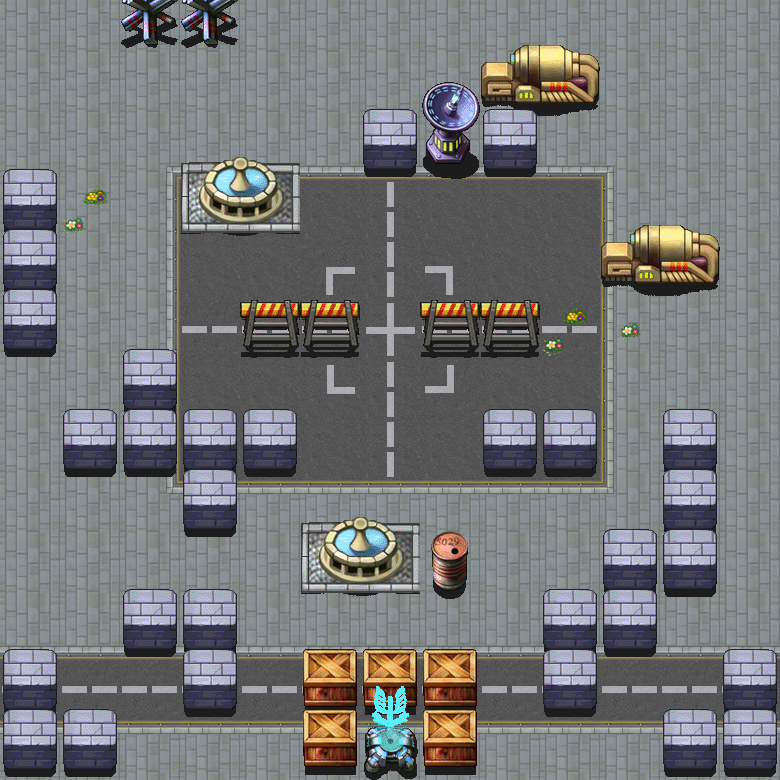

Below is a game level as drawn by its tile map, then a one-line description and the .tmx that defines it (tile-layer data replaced by summaries):
An orthogonal 13x13 tile map with 60x60 px tiles, 19 tile layers (floor, river, riverfake, bridge, ...), 4 tilesets and 4 objects (plyartPoint, enemyPoint1, enemyPoint2, enemyPoint3).

<map version="1.0" orientation="orthogonal" width="13" height="13" tilewidth="60" tileheight="60">
 <properties>
  <property name="3" value="15" />
  <property name="6" value="15" />
  <property name="9" value="8" />
 </properties>
 <tileset firstgid="1" name="floor_city" tilewidth="60" tileheight="60">
  <image source="floor_city.png" width="240" height="600" />
 </tileset>
 <tileset firstgid="41" name="block" tilewidth="60" tileheight="120">
  <image source="block.png" width="600" height="600" />
 </tileset>
 <tileset firstgid="91" name="bridge" tilewidth="60" tileheight="60">
  <image source="bridge.png" width="360" height="60" />
 </tileset>
 <tileset firstgid="97" name="garbage" tilewidth="60" tileheight="60">
  <image source="garbage.png" width="540" height="60" />
 </tileset>
 <layer name="floor" width="13" height="13">
  <data>[169 cells, 169 non-empty, 17 distinct tile ids]</data>
 </layer>
 <layer name="river" width="13" height="13">
  <data>[169 cells, 1 non-empty, 1 distinct tile ids]</data>
 </layer>
 <layer name="riverfake" width="13" height="13">
  <data>[169 cells, 1 non-empty, 1 distinct tile ids]</data>
 </layer>
 <layer name="bridge" width="13" height="13">
  <data>[169 cells, 1 non-empty, 1 distinct tile ids]</data>
 </layer>
 <layer name="garbage" width="13" height="13">
  <data>[169 cells, 3 non-empty, 2 distinct tile ids]</data>
 </layer>
 <layer name="block0" width="13" height="13">
  <data>[169 cells, 2 non-empty, 1 distinct tile ids]</data>
 </layer>
 <layer name="block1" width="13" height="13">
  <data>[169 cells, 2 non-empty, 2 distinct tile ids]</data>
 </layer>
 <layer name="block2" width="13" height="13">
  <data>[169 cells, 3 non-empty, 2 distinct tile ids]</data>
 </layer>
 <layer name="block3" width="13" height="13">
  <data>[169 cells, 3 non-empty, 3 distinct tile ids]</data>
 </layer>
 <layer name="block4" width="13" height="13">
  <data>[169 cells, 3 non-empty, 3 distinct tile ids]</data>
 </layer>
 <layer name="block5" width="13" height="13">
  <data>[169 cells, 5 non-empty, 2 distinct tile ids]</data>
 </layer>
 <layer name="block6" width="13" height="13">
  <data>[169 cells, 1 non-empty, 1 distinct tile ids]</data>
 </layer>
 <layer name="block7" width="13" height="13">
  <data>[169 cells, 7 non-empty, 1 distinct tile ids]</data>
 </layer>
 <layer name="block8" width="13" height="13">
  <data>[169 cells, 2 non-empty, 1 distinct tile ids]</data>
 </layer>
 <layer name="block9" width="13" height="13">
  <data>[169 cells, 5 non-empty, 4 distinct tile ids]</data>
 </layer>
 <layer name="block10" width="13" height="13">
  <data>[169 cells, 4 non-empty, 1 distinct tile ids]</data>
 </layer>
 <layer name="block11" width="13" height="13">
  <data>[169 cells, 7 non-empty, 2 distinct tile ids]</data>
 </layer>
 <layer name="block12" width="13" height="13">
  <data>[169 cells, 7 non-empty, 3 distinct tile ids]</data>
 </layer>
 <objectgroup name="Objects" width="13" height="13">
  <object name="plyartPoint" x="274" y="723" width="27" height="27" />
  <object name="enemyPoint1" x="391" y="2" width="28" height="28" />
  <object name="enemyPoint2" x="30" y="3" width="28" height="28" />
  <object name="enemyPoint3" x="750" y="1" width="28" height="28" />
 </objectgroup>
 <layer name="grass" width="13" height="13">
  <data>[169 cells, 1 non-empty, 1 distinct tile ids]</data>
 </layer>
</map>
